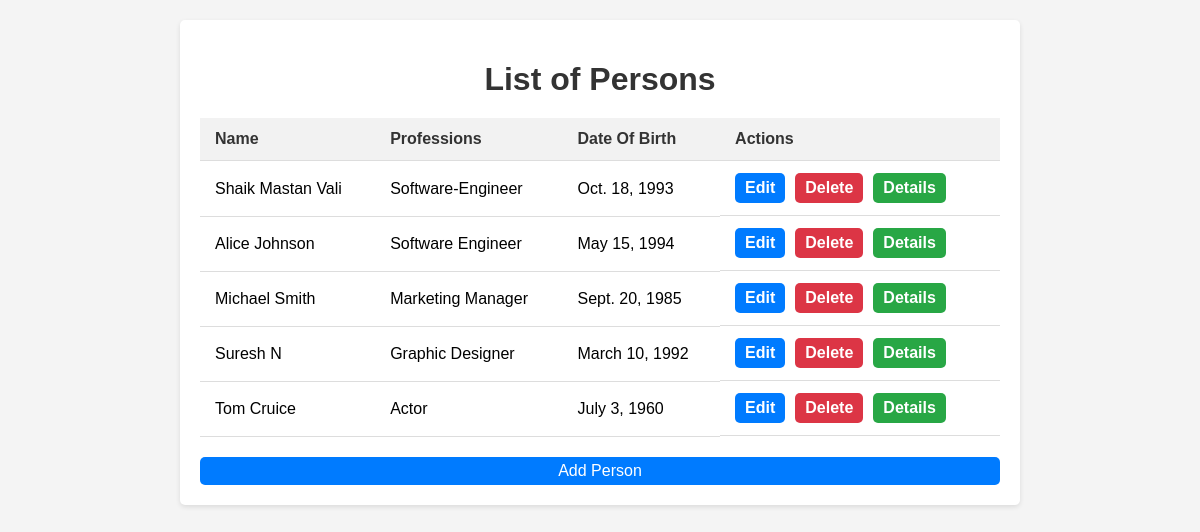
The page / on the database its author committed.
### testapp/models.py (models this page shows, shortened)
class Person(models.Model):
    name = models.CharField(max_length=255)
    job = models.CharField(max_length=255)
    birth_date = models.DateField()

### testapp/views.py (the view)
# urls.py: path('', views.person_list, name='person_list'),
def person_list(request):
    persons = Person.objects.all()
    first_person = Person.objects.first() #a4
    return render(request,'base.html',{'persons':persons})

### templates/base.html (shortened to what this page needs)
<!DOCTYPE html>
<html lang="en">
<head>
</head>
<body>
    <div class="container">
        <h1>List of Persons</h1>
        <table>
            <thead>
                <tr>
                    <th>Name</th>
                    <th>Professions</th>
                    <th>Date Of Birth</th>
                    <th>Actions</th>
                </tr>
            </thead>
            <tbody>
                {% for person in persons %}
                <tr>
                    <td>{{ person.name }}</td>
                    <td>{{ person.job }}</td>
                    <td>{{ person.birth_date }}</td>
                    <td class="actions">
                        <a href="{% url 'edit_person' person.id %}" class="edit">Edit</a>
                        <a href="{% url 'delete_person' person.id %}" class="delete">Delete</a>
                        <a href="{% url 'retrieve_person' person.id %}" class="details">Details</a>
                    </td>
                </tr>
                {% empty %}
                <tr>
                    <td colspan="4">No persons found.</td>
                </tr>
                {% endfor %}
            </tbody>
        </table>
        <a href="{% url 'add_person' %}" class="add-button">Add Person</a>
    </div>
</body>
</html>

### templates/base.html (style rules this page uses)
body { font-family: Arial, sans-serif; background-color: #f4f4f4; margin: 0; padding: 0; }
.container { max-width: 800px; margin: 20px auto; padding: 20px; background-color: #fff; border-radius: 5px; box-shadow: 0 2px 5px rgba(0, 0, 0, 0.1); }
h1 { color: #333; text-align: center; margin-bottom: 20px; }
table { width: 100%; border-collapse: collapse; }
th, td { padding: 12px 15px; text-align: left; border-bottom: 1px solid #ddd; }
th { background-color: #f2f2f2; color: #333; font-size: 16px; }
.actions { display: flex; align-items: center; }
.actions a { margin-right: 10px; text-decoration: none; padding: 6px 10px; border-radius: 5px; color: #fff; font-weight: bold; }
.actions a.edit { background-color: #007bff; }
.actions a.delete { background-color: #dc3545; }
.actions a.details { background-color: #28a745; }
.add-button { display: block; margin-top: 20px; text-align: center; background-color: #007bff; color: #fff; padding: 5px 10px; border: none; border-radius: 5px; text-decoration: none; }

### rows shown on the page
Person: name "Shaik Mastan Vali", job "Software-Engineer", birth_date "Oct. 18, 1993"
Person: name "Alice Johnson", job "Software Engineer", birth_date "May 15, 1994"
Person: name "Michael Smith", job "Marketing Manager", birth_date "Sept. 20, 1985"
Person: name "Suresh N", job "Graphic Designer", birth_date "March 10, 1992"
Person: name "Tom Cruice", job "Actor", birth_date "July 3, 1960"
